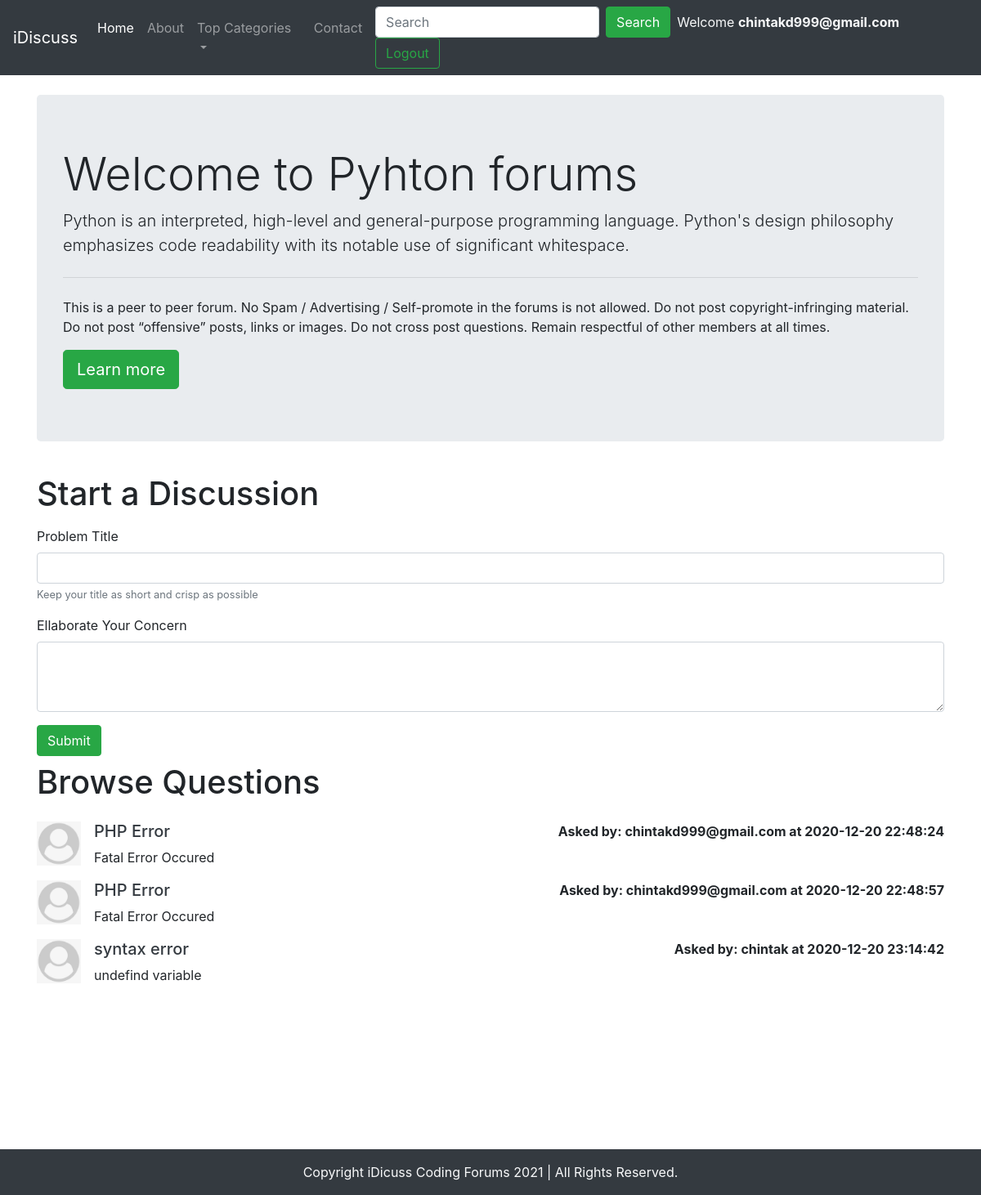
Screenshot of /threadlist.php?catid=2 (signed in) with the database file from the repository.
### tables this page shows
CREATE TABLE IF NOT EXISTS `categories` (
  `category_id` int(8) NOT NULL AUTO_INCREMENT,
  `category_name` varchar(255) NOT NULL,
  `category_description` varchar(255) NOT NULL,
  `created` datetime NOT NULL DEFAULT CURRENT_TIMESTAMP,
  PRIMARY KEY (`category_id`)
);

CREATE TABLE IF NOT EXISTS `threads` (
  `thread_id` int(7) NOT NULL AUTO_INCREMENT,
  `thread_title` varchar(255) NOT NULL,
  `thread_desc` text NOT NULL,
  `thread_cat_id` int(7) NOT NULL,
  `thread_user_id` int(7) NOT NULL,
  `timestamp` datetime NOT NULL DEFAULT CURRENT_TIMESTAMP,
  PRIMARY KEY (`thread_id`)
);

CREATE TABLE IF NOT EXISTS `users` (
  `sno` int(8) NOT NULL AUTO_INCREMENT,
  `user_email` varchar(30) NOT NULL,
  `user_pass` varchar(255) NOT NULL,
  `timestamp` datetime NOT NULL DEFAULT CURRENT_TIMESTAMP,
  PRIMARY KEY (`sno`)
);

### threadlist.php (the view, shortened to what this page needs)
<!doctype html>
<html lang="en">
<head>
    <link rel="stylesheet" href="https://maxcdn.bootstrapcdn.com/bootstrap/4.0.0/css/bootstrap.min.css"
>
</head>
<body>
    <?php
        include('partials/header.php');
        include('partials/db_connect.php');
        $id = $_GET['catid'];
        $sql = "SELECT * FROM `categories` WHERE category_id=$id";
        $result = mysqli_query($conn, $sql);
        while($row = mysqli_fetch_assoc($result)){
            $catname = $row['category_name'];
            $catdesc = $row['category_description'];
        }
    ?>
    <div class="container my-4">
        <div class="jumbotron">
            <h1 class="display-4">Welcome to <?php echo $catname;?> forums</h1>
            <p class="lead"> <?php echo $catdesc;?></p>
            <hr class="my-4">
            <p>This is a peer to peer forum. No Spam / Advertising / Self-promote in the forums is not allowed. Do not
                post copyright-infringing material. Do not post “offensive” posts, links or images. Do not cross post
                questions. Remain respectful of other members at all times.</p>
            <a class="btn btn-success btn-lg" href="#" role="button">Learn more</a>
        </div>
    </div>
    <?php
    if(isset($_SESSION['loggedin']) && $_SESSION['loggedin']==true){
    echo '<div class="container">
            <h1 class="py-2">Start a Discussion</h1>
            <form action="'. $_SERVER["REQUEST_URI"] . '" method="post">
                <div class="form-group">
                    <label for="exampleInputEmail1">Problem Title</label>
                    <input type="text" class="form-control" id="title" name="title" aria-describedby="emailHelp">
                    <small id="emailHelp" class="form-text text-muted">Keep your title as short and crisp as
                        possible</small>
                </div>
                <input type="hidden" name="sno" value="'. $_SESSION["sno"]. '">
                <div class="form-group">
                    <label for="exampleFormControlTextarea1">Ellaborate Your Concern</label>
                    <textarea class="form-control" id="desc" name="desc" rows="3"></textarea>
                </div>
                <button type="submit" class="btn btn-success">Submit</button>
            </form>
        </div>';
    }
    ?>
<div class="container mb-5" id="ques">
        <h1 class="py-2">Browse Questions</h1>
    <?php
    $id = $_GET['catid'];
    $sql = "SELECT * FROM `threads` WHERE thread_cat_id=$id";
    $result = mysqli_query($conn, $sql);
    while($row = mysqli_fetch_assoc($result)){
        $id = $row['thread_id'];
        $title = $row['thread_title'];
        $desc = $row['thread_desc'];
        $thread_time = $row['timestamp'];
        $thread_user_id = $row['thread_user_id'];
        $sql2 = "SELECT user_email FROM `users` WHERE sno='$thread_user_id'";
        $result2 = mysqli_query($conn, $sql2);
        $row2 = mysqli_fetch_assoc($result2);
        echo '<div class="media my-3">
            <img src="img/user.png" width="54px" class="mr-3" alt="...">
            <div class="media-body">'.
             '<h5 class="mt-0"> <a class="text-dark" href="thread.php?threadid=' . $id. '">'. $title . ' </a></h5>
                '. $desc . ' </div>'.'<div class="font-weight-bold my-0"> Asked by: '. $row2['user_email'] . ' at '. $thread_time. '</div>'.
        '</div>';
        }
    ?>
    </div>
    <?php
        include('partials/footer.php');
    ?>
</body>
</html>

### threadlist.php (style rules this page uses)
#ques { min-height: 433px; }

### rows the page displays
categories: category_name "Pyhton", category_description "Python is an interpreted, high-level and general-purpose programming language. Python's design philosophy emphasizes code readability with its notable use of significant whitespace."
threads: thread_title "PHP Error", thread_desc "Fatal Error Occured", users.user_email "chintakd999@gmail.com", timestamp "2020-12-20 22:48:24"
threads: thread_title "PHP Error", thread_desc "Fatal Error Occured", users.user_email "chintakd999@gmail.com", timestamp "2020-12-20 22:48:57"
threads: thread_title "syntax error", thread_desc "undefind variable", users.user_email "chintak", timestamp "2020-12-20 23:14:42"

### other values shown
$_SESSION['useremail'] "chintakd999@gmail.com"
